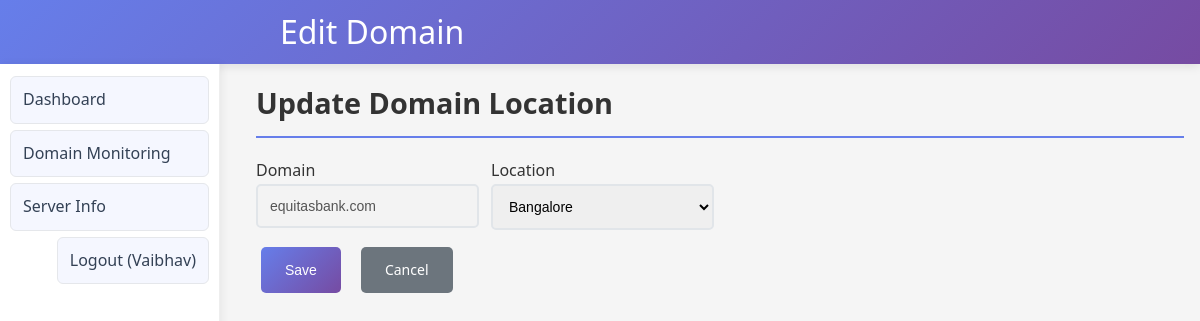
Page /domain/edit/equitasbank.com (signed in) on the committed database.
### tables this page shows
CREATE TABLE users (
            id INTEGER PRIMARY KEY AUTOINCREMENT,
            name TEXT,
            email TEXT UNIQUE NOT NULL,
            password_hash TEXT NOT NULL,
            role TEXT NOT NULL,          -- super_admin, admin, super_analytics, analytics
            location TEXT                -- required for admin/analytics
        );

CREATE TABLE domains (
            id INTEGER PRIMARY KEY AUTOINCREMENT,
            name TEXT UNIQUE NOT NULL,
            registrar TEXT,
            creation_date TEXT,
            expiration_date TEXT,
            ssl_issuer TEXT,
            ssl_expiry TEXT,
            location TEXT
        );

CREATE TABLE locations (
            id INTEGER PRIMARY KEY AUTOINCREMENT,
            name TEXT UNIQUE NOT NULL
        );

### 1app.py (the view, shortened to what this page needs)
@app.route('/domain/edit/<path:domain_name>', methods=['GET', 'POST'])
@login_required
@rbac_write_required
def edit_domain(domain_name):
    user = get_current_user()
    conn = get_db_connection()
    c = conn.cursor()
    c.execute("SELECT name, registrar, creation_date, expiration_date, ssl_issuer, ssl_expiry, location FROM domains WHERE name=?", (domain_name,))
    row = c.fetchone()
    if not row:
        conn.close()
        flash("Domain not found.", "danger")
        return redirect(url_for('domain'))
    if not user_can_access_location(user, row["location"]):
        conn.close()
        flash("Access denied for this location.", "danger")
        return redirect(url_for('domain'))
    domain_row = {
        "name": row["name"],
        "registrar": row["registrar"],
        "creation_date": row["creation_date"],
        "expiration_date": row["expiration_date"],
        "ssl_issuer": row["ssl_issuer"],
        "ssl_expiry": row["ssl_expiry"],
        "location": row["location"],
    }
    conn.close()
    return render_template('domain_edit.html', domain=domain_row, locations=get_locations(), user=user)

### 1app.py (called while the page is built)
def get_db_connection():
    conn = sqlite3.connect(DB_FILE, timeout=15, check_same_thread=False)
    conn.row_factory = sqlite3.Row
    try:
        conn.execute("PRAGMA busy_timeout = 15000")
    except Exception:
        pass
    return conn

def get_current_user():
    user_id = session.get('user_id')
    if not user_id:
        return None
    conn = get_db_connection()
    c = conn.cursor()
    c.execute("SELECT id, name, email, role, location FROM users WHERE id = ?", (user_id,))
    row = c.fetchone()
    conn.close()
    return row

def login_required(view_func):
    @functools.wraps(view_func)
    def wrapper(*args, **kwargs):
        if not get_current_user():
            return redirect(url_for('login', next=request.path))
        return view_func(*args, **kwargs)
    return wrapper

def is_read_only(user):
    return user and user["role"] in ("super_analytics", "analytics")

def user_can_access_location(user, location):
    if not user:
        return False
    role = user["role"]
    if role in ("super_admin", "super_analytics"):
        return True
    if role in ("admin", "analytics"):
        return (user["location"] or "").lower() == (location or "").lower()
    return False

def rbac_write_required(view_func):
    @functools.wraps(view_func)
    def wrapper(*args, **kwargs):
        user = get_current_user()
        if not user:
            return redirect(url_for('login'))
        if is_read_only(user):
            flash("You have read-only access.", "warning")
            return redirect(request.referrer or url_for('index'))
        return view_func(*args, **kwargs)
    return wrapper

def get_locations():
    conn = get_db_connection()
    c = conn.cursor()
    c.execute("SELECT name FROM locations ORDER BY name")
    rows = [r[0] for r in c.fetchall()]
    conn.close()
    return rows

### templates/domain_edit.html (shortened to what this page needs)
<!DOCTYPE html>
<html>
<head>
    <link rel="stylesheet" href="{{ url_for('static', filename='style.css') }}">
</head>
<body>
<header>
    <div class="container">
        <h1>Edit Domain</h1>
    </div>
</header>
<nav>
    <div class="container">
        <ul>
            <li><a href="/">Dashboard</a></li>
            <li><a href="/domain">Domain Monitoring</a></li>
            <li><a href="/server">Server Info</a></li>
            {% if user %}
                <li style="margin-left:auto"><a href="/logout">Logout ({{ user.name }})</a></li>
            {% else %}
                <li style="margin-left:auto"><a href="/login">Login</a></li>
            {% endif %}
        </ul>
    </div>
</nav>
<div class="container">
    <div class="card">
        <h2>Update Domain Location</h2>
        <form method="POST" style="display:grid; grid-template-columns: repeat(auto-fit, minmax(220px, 1fr)); gap: 12px;">
            <div>
                <label>Domain</label>
                <input type="text" class="form-control" value="{{ domain.name }}" disabled>
            </div>
            <div>
                <label>Location</label>
                <select name="location" class="form-control">
                    {% for loc in locations %}
                        <option value="{{ loc }}" {% if domain.location == loc %}selected{% endif %}>{{ loc }}</option>
                    {% endfor %}
                </select>
            </div>
            <div style="grid-column: 1 / -1; display:flex; gap:10px;">
                <button type="submit" class="btn btn-primary">Save</button>
                <a href="/domain" class="btn btn-secondary">Cancel</a>
            </div>
        </form>
    </div>
</div>
</body>
</html>

### static/style.css (style rules this page uses)
:root { --primary: #667eea; --surface: #ffffff; --text: #334155; --muted: #6b7280; --sidebar-width: 240px; --header-height: 64px; }
* { margin: 0; padding: 0; box-sizing: border-box; }
body { font-family: 'Segoe UI', Tahoma, Geneva, Verdana, sans-serif; line-height: 1.6; color: #333; background-color: #f5f5f5; }
.container { max-width: 1200px; margin: 0 auto; padding: 16px; margin-left: var(--sidebar-width); }
header { background: linear-gradient(135deg, #667eea 0%, #764ba2 100%); color: white; height: var(--header-height); display: flex; align-items: center; padding: 0 16px; margin-bottom: 0; box-shadow: 0 2px 10px rgba(0,0,0,0.1); }
header h1 { width: 100%; text-align: right; font-size: 2em; font-weight: 400; margin-right: 8px; }
nav { position: fixed; left: 0; top: var(--header-height); width: calc(var(--sidebar-width) - 20px); height: calc(100vh - var(--header-height)); background: var(--surface); padding: 12px 10px; box-shadow: 2px 0 8px rgba(0,0,0,0.06); border-right: 1px solid #eee; overflow-y: auto; z-index: 1000; }
nav .container { margin: 0; padding: 0; max-width: 100%; }
nav ul { list-style: none; display: flex; flex-direction: column; gap: 6px; margin: 0; padding: 0; }
nav a { text-decoration: none; color: var(--text); font-weight: 500; padding: 10px 12px; border-radius: 6px; transition: all 0.2s ease; display: block; background: #f5f7ff; border: 1px solid #e5e7eb; }
.card h2 { color: #333; margin-bottom: 20px; font-size: 1.8em; border-bottom: 2px solid #667eea; padding-bottom: 10px; }
.form-control { width: 100%; padding: 12px; border: 2px solid #e1e5e9; border-radius: 5px; font-size: 14px; transition: border-color 0.3s ease; }
.btn { padding: 12px 24px; border: none; border-radius: 5px; cursor: pointer; font-size: 14px; font-weight: 500; text-decoration: none; display: inline-block; transition: all 0.3s ease; margin: 5px; }
.btn-primary { background: linear-gradient(135deg, #667eea 0%, #764ba2 100%); color: white; }
.btn-secondary { background-color: #6c757d; color: white; }

### rows in the picture
users: name "Vaibhav"
domains: name "equitasbank.com", location "Bangalore"
